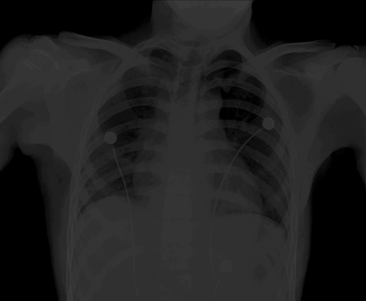
#> input picture L02/Images/chest-xray.tif, 366 x 301 px, shrunk from 600 x 494 before the run; its folder holds 8 pictures in this run
$ python Z7.py
#> lines starting #> are read from the running program, lines starting #| are printed output that depends on the picture
#> in process_image, img is the input picture: PIL image 366x301 L; min 0, max 60, mean 31.7
import os
from PIL import Image
import numpy as np
import matplotlib
matplotlib.use('TkAgg')
import matplotlib.pyplot as plt

# ----------------------------
# Ścieżki do folderów z obrazami wejściowymi i wynikowymi
# ----------------------------
IMAGE_DIR = './Images'
OUTPUT_DIR = './Images-converted-Z7'

# Utworzenie folderu na wyniki, jeśli nie istnieje
os.makedirs(OUTPUT_DIR, exist_ok=True)


# ----------------------------
# Funkcja wyrównująca histogram obrazu
# img_array - tablica NumPy z wartościami pikseli obrazu w skali szarości
# Zwraca wyrównany obraz jako tablicę NumPy (uint8)
# ----------------------------
def equalize_histogram(img_array):
    # Obliczenie histogramu - liczba pikseli dla każdej wartości od 0 do 255
    hist, _ = np.histogram(img_array.flatten(), 256, [0, 256])
#> hist = 256 values, max 23756 at index 0, min 0 at index 61, mean 430.3

    # Obliczenie dystrybuanty (CDF) histogramu
    cdf = hist.cumsum()
#> cdf = 256 values from 23756 to 110166

    # Maskowanie zer (żeby nie dzielić przez zero)
    cdf_masked = np.ma.masked_equal(cdf, 0)

    # Minimalna i maksymalna wartość CDF (poza zerami)
    cdf_min = cdf_masked.min()
#> cdf_min = 23756
    cdf_max = cdf_masked.max()
#> cdf_max = 110166

    # Normalizacja CDF do zakresu [0,255]
    cdf_masked = (cdf_masked - cdf_min) * 255 / (cdf_max - cdf_min)

    # Wypełnienie zamaskowanych miejsc zerami i konwersja na uint8
    cdf_final = np.ma.filled(cdf_masked, 0).astype('uint8')
#> cdf_final = 256 values from 0 to 255

    # Zastosowanie przekształcenia CDF do oryginalnej tablicy pikseli
    img_eq = cdf_final[img_array]
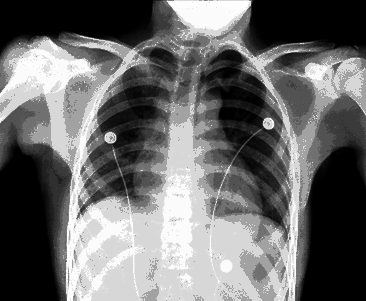
#> img_eq: shape (301, 366); min 0, max 255, mean 107.9

    return img_eq


# ----------------------------
# Funkcja wyświetlająca obrazy i histogramy oryginalne i wyrównane
# original - oryginalny obraz jako tablica NumPy
# equalized - wyrównany obraz jako tablica NumPy
# title - tytuł wykresu (zazwyczaj nazwa pliku)
# ----------------------------
def plot_histograms(original, equalized, title, output_path=None):
#> called with title = 'chest-xray.tif'
    fig, axes = plt.subplots(2, 2, figsize=(12, 8))

    # Oryginalny obraz
    axes[0, 0].imshow(original, cmap='gray', vmin=0, vmax=255)
    axes[0, 0].set_title('Oryginał')
    axes[0, 0].axis('off')

    # Histogram oryginału
    axes[0, 1].hist(original.flatten(), bins=256, color='blue')
    axes[0, 1].set_title('Histogram oryginału')

    # Obraz po wyrównaniu
    axes[1, 0].imshow(equalized, cmap='gray', vmin=0, vmax=255)
    axes[1, 0].set_title('Po wyrównaniu')
    axes[1, 0].axis('off')

    # Histogram po wyrównaniu
    axes[1, 1].hist(equalized.flatten(), bins=256, color='green')
    axes[1, 1].set_title('Histogram po wyrównaniu')

    # Tytuł całego wykresu
    fig.suptitle(f'Wyrównanie histogramu: {title}')
    plt.tight_layout(rect=[0, 0, 1, 0.96])  # Zostaw miejsce na suptitle

    if output_path:
        plt.savefig(output_path, dpi=300)
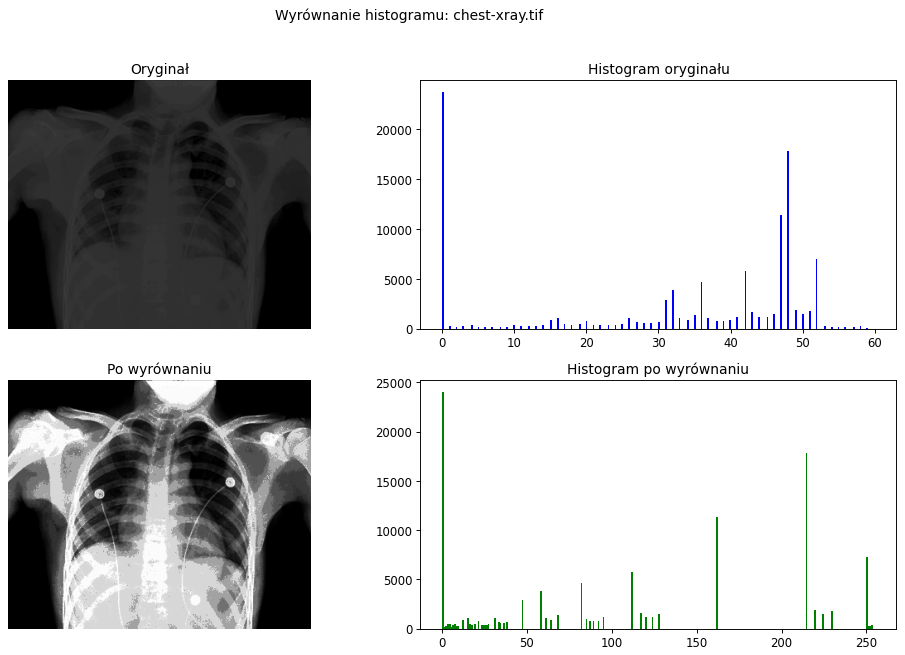
#> figure drawn by matplotlib, 4 panels; panel 2: tallest bar 23756 high, from x = 0 to 0.234; panel 4: tallest bar 24026 high, from x = 0 to 0.996
        plt.close(fig)
        print(f"Zapisano wykres porównawczy: {output_path}")
    else:
        plt.show()


# ----------------------------
# Funkcja wykonująca pełne przetwarzanie obrazu:
# - wczytanie obrazu
# - wyrównanie histogramu
# - wyświetlenie obrazów i histogramów
# - zapis wyniku do pliku
# ----------------------------
def process_image(filename):
    image_path = os.path.join(IMAGE_DIR, filename)
    img = Image.open(image_path).convert('L')
    img_array = np.array(img)
    img_eq_array = equalize_histogram(img_array)

    # Ścieżka do zapisu wykresu porównawczego
    name, _ = os.path.splitext(filename)
    plot_output_path = os.path.join(OUTPUT_DIR, f"{name}_comparison.png")

    plot_histograms(img_array, img_eq_array, filename, output_path=plot_output_path)

    img_eq = Image.fromarray(img_eq_array)
    output_path = os.path.join(OUTPUT_DIR, f"{name}_equalized.tif")
    img_eq.save(output_path)
    print(f"Zapisano wyrównany obraz: {output_path}")


# ----------------------------
# Lista plików obrazów do przetworzenia
# ----------------------------
images = [
    'chest-xray.tif',
    'pollen-dark.tif',
    'pollen-ligt.tif',
    'pollen-lowcontrast.tif',
    'pout.tif',
    'spectrum.tif'
]

# ----------------------------
# Główna część programu
# Przetwarza każdy obraz z listy, obsługuje ewentualne błędy
# ----------------------------
if __name__ == "__main__":
    for img_name in images:
        try:
            print(f"Przetwarzanie: {img_name}")
            process_image(img_name)
        except Exception as e:
            print(f"Błąd przetwarzania {img_name}: {e}")
#> pass 2 of the loop `for img_name in images:`:
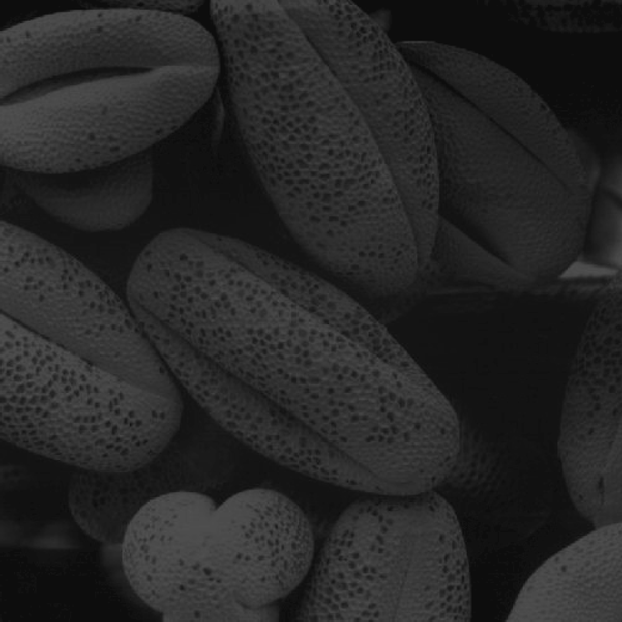
#> input picture L02/Images/pollen-dark.tif, 622 x 622 px, shrunk from 1021 x 1021 before the run
#> in process_image, img is the input picture: PIL image 622x622 L; min 10, max 83, mean 38.8
#> hist = 256 values, max 24782 at index 13, min 0 at index 0, mean 1511.3
#> cdf = 256 values from 0 to 386884
#> cdf_min = 1
#> cdf_max = 386884
#> in equalize_histogram (call 2), `img_eq = cdf_final[img_array]`:
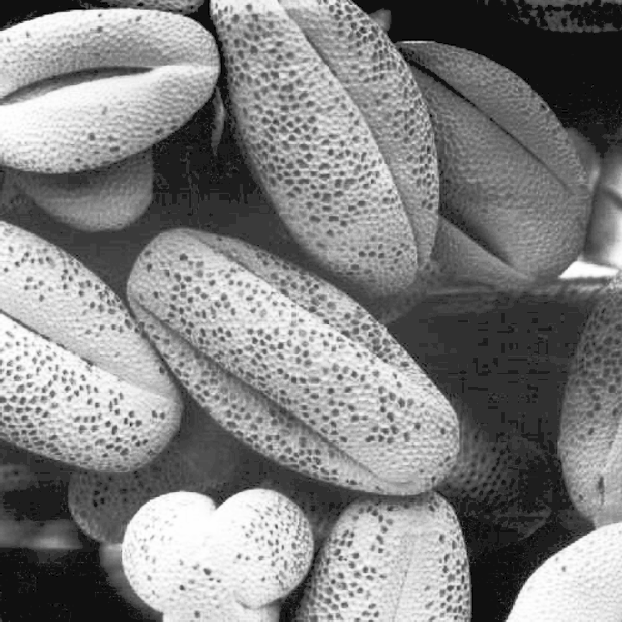
#> img_eq: shape (622, 622); min 0, max 255, mean 129.9
#> in plot_histograms (call 2), `plt.savefig(output_path, dpi=300)`:
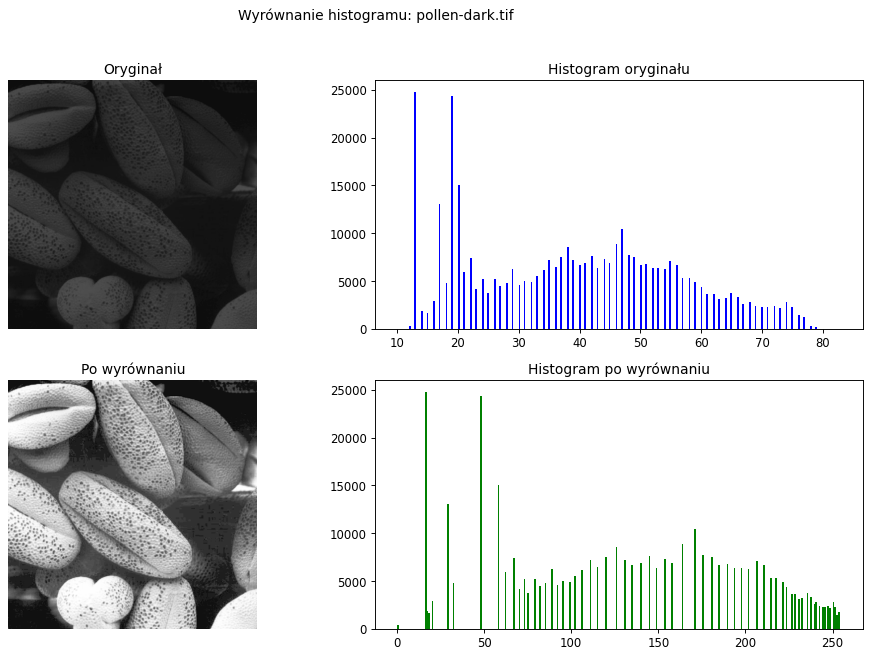
#> figure drawn by matplotlib, 4 panels; panel 2: tallest bar 24782 high, from x = 12.85 to 13.14; panel 4: tallest bar 24782 high, from x = 15.94 to 16.93
#> pass 3 of the loop `for img_name in images:`:
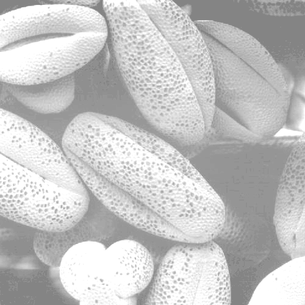
#> input picture L02/Images/pollen-ligt.tif, 305 x 305 px, shrunk from 500 x 500 before the run
#> in process_image, img is the input picture: PIL image 305x305 L; min 125, max 255, mean 196.3
#> hist = 256 values, max 8240 at index 255, min 0 at index 0, mean 363.4
#> cdf = 256 values from 0 to 93025
#> cdf_max = 93025
#> in equalize_histogram (call 3), `img_eq = cdf_final[img_array]`:
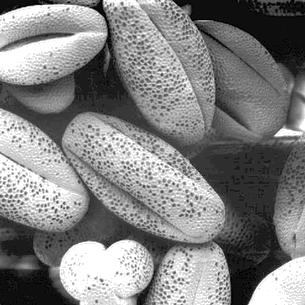
#> img_eq: shape (305, 305); min 0, max 255, mean 129.4
#> in plot_histograms (call 3), `plt.savefig(output_path, dpi=300)`:
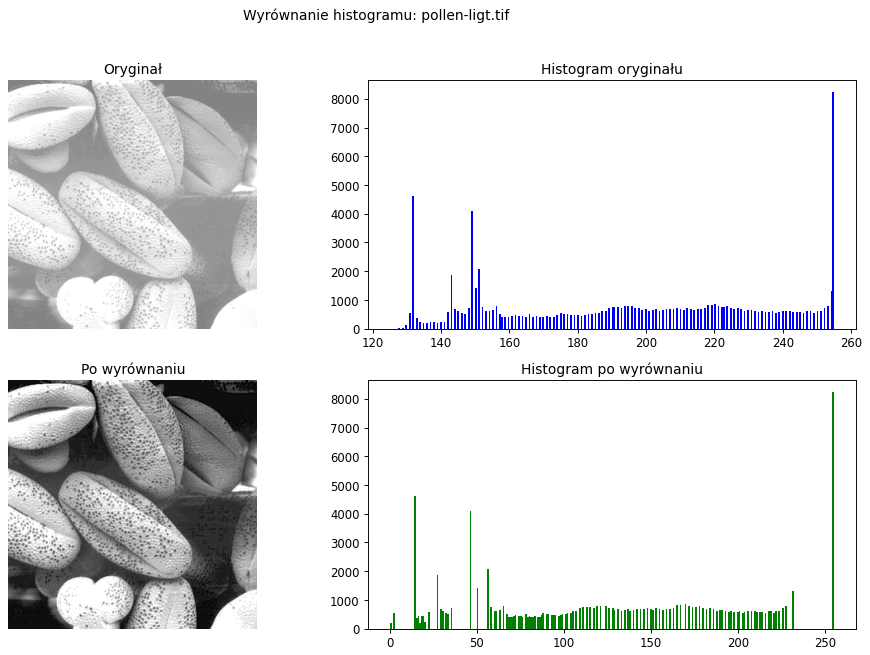
#> figure drawn by matplotlib, 4 panels; panel 2: tallest bar 8240 high, from x = 254.5 to 255; panel 4: tallest bar 8240 high, from x = 254 to 255
#> the loop made 6 passes; the first 3 are shown
